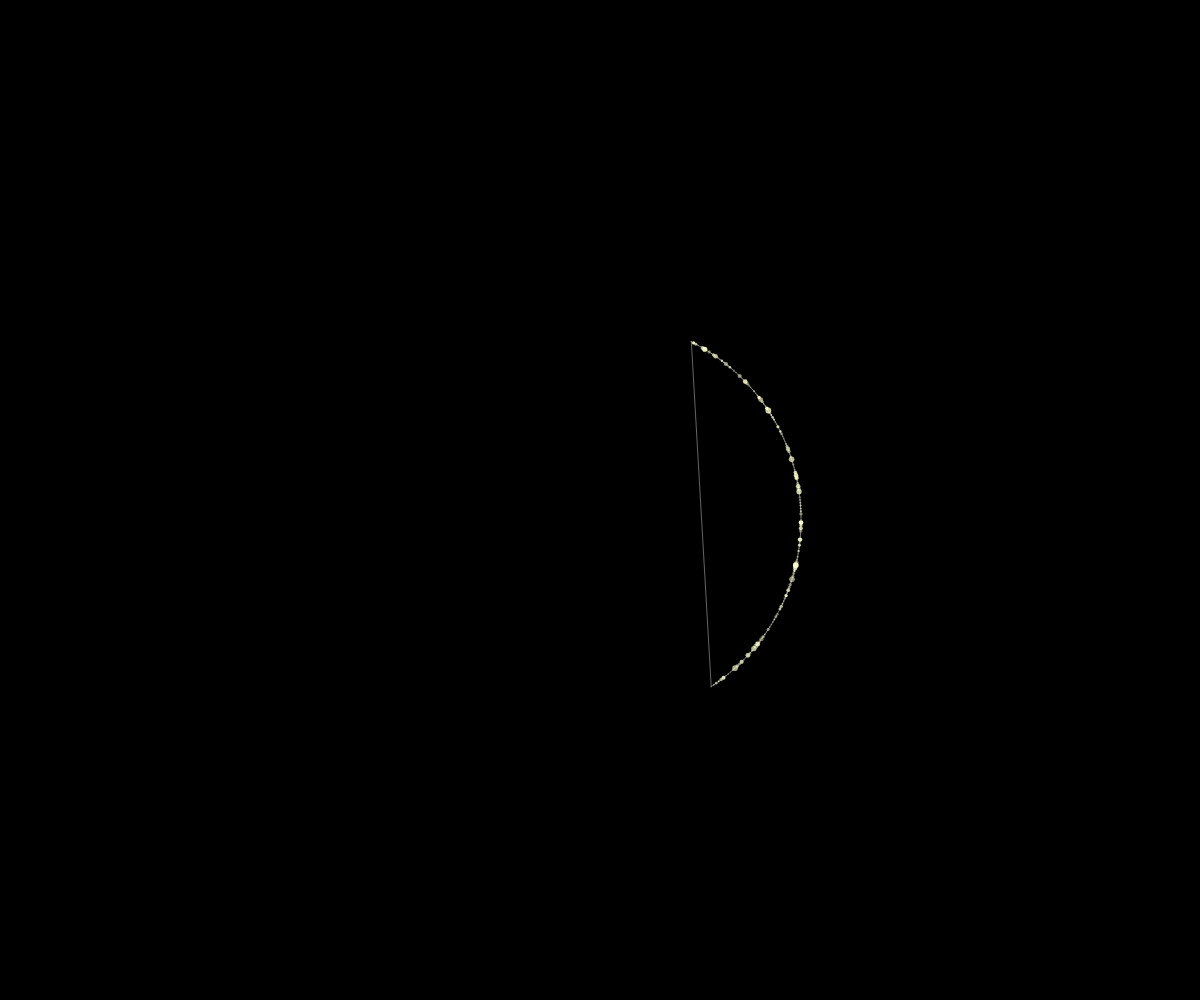
Frame 1 (no input)
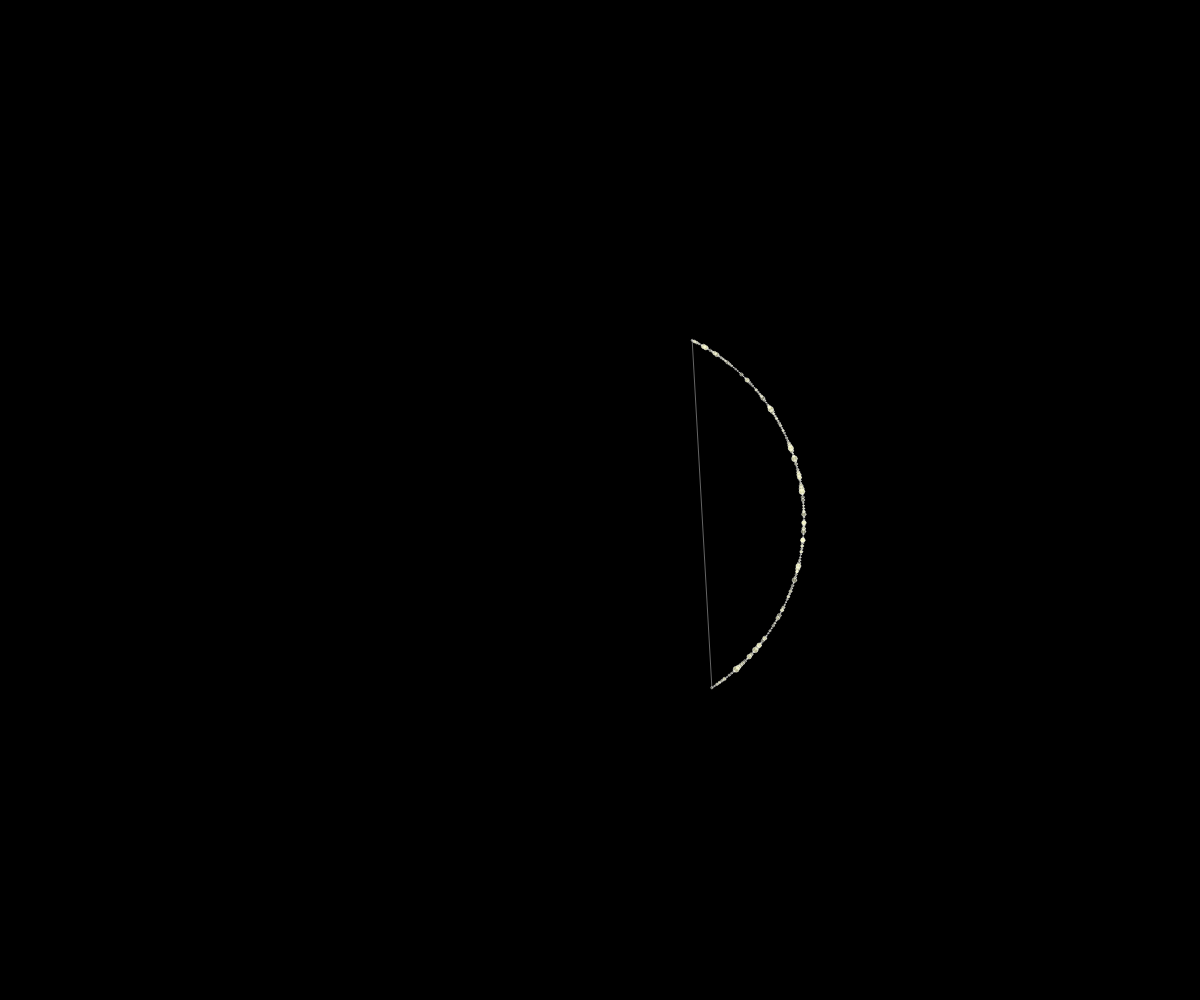
Frame 60 (no input)
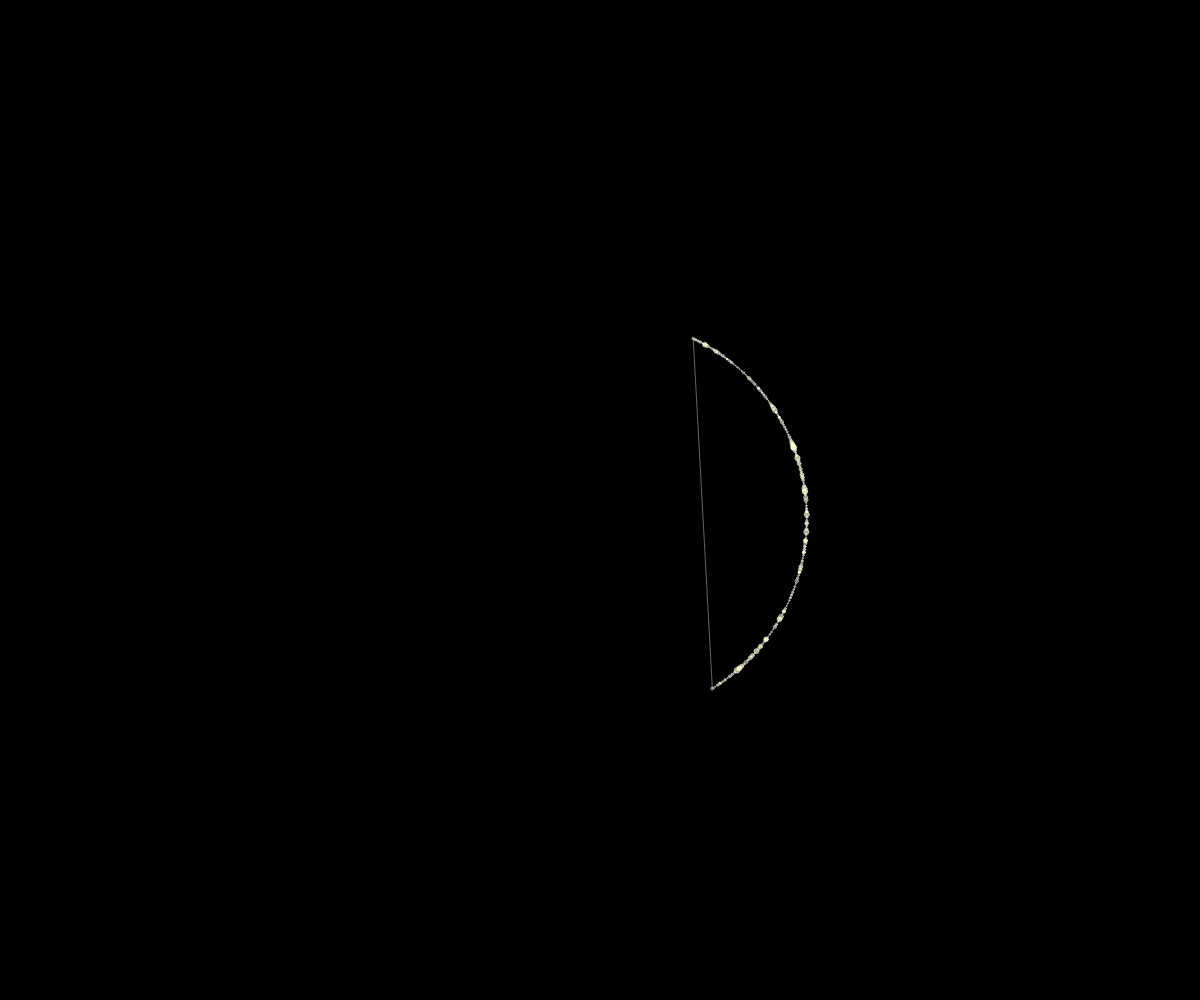
Frame 120 (the mouse pressed at the canvas centre since frame 60)

The p5.js sketch that drew these frames (run headless with seeded random() and noise() and a simulated clock; from frame 60 on, the mouse is pressed at the canvas centre):

// p5.js sketch
// ── sketch.js
let dots = [];
let numDots = 150;
let arcRadius = 200;
let centerX, centerY;
let time = 0;

function setup() {
  createCanvas(windowWidth, windowHeight);
  noStroke();
  centerX = width / 2;
  centerY = height / 2;
  
  // Create dots in a symmetrical arc pattern
  for (let i = 0; i < numDots; i++) {
    let angle = map(i, 0, numDots, -PI/3, PI/3);
    let x = centerX + cos(angle) * arcRadius;
    let y = centerY + sin(angle) * arcRadius;
    dots.push({
      x: x,
      y: y,
      originalX: x,
      originalY: y,
      angle: angle,
      size: random(2, 6),
      brightness: random(150, 255),
      phase: random(TWO_PI)
    });
  }
}

function draw() {
  background(0);
  
  time += 0.005;
  
  // Update and display dots
  for (let dot of dots) {
    // Gentle pulsing motion
    let pulse = sin(time * 2 + dot.phase) * 0.3 + 0.7;
    
    // Slow arc shifting
    let shift = sin(time * 0.5 + dot.angle) * 20;
    
    // Apply transformations
    let x = dot.originalX + shift * cos(dot.angle);
    let y = dot.originalY + shift * sin(dot.angle);
    
    // Apply pulsing size and brightness
    let size = dot.size * pulse;
    let brightness = dot.brightness * pulse;
    
    fill(255, 255, 200, brightness);
    ellipse(x, y, size);
  }
  
  // Connect dots with lines to form a symmetrical pattern
  stroke(255, 100);
  noFill();
  beginShape();
  for (let dot of dots) {
    let pulse = sin(time * 2 + dot.phase) * 0.3 + 0.7;
    let x = dot.originalX + sin(time * 0.5 + dot.angle) * 20 * cos(dot.angle);
    let y = dot.originalY + sin(time * 0.5 + dot.angle) * 20 * sin(dot.angle);
    vertex(x, y);
  }
  endShape(CLOSE);
}

function windowResized() {
  resizeCanvas(windowWidth, windowHeight);
  centerX = width / 2;
  centerY = height / 2;
  
  // Re-position dots
  for (let i = 0; i < dots.length; i++) {
    let dot = dots[i];
    let angle = map(i, 0, numDots, -PI/3, PI/3);
    dot.originalX = centerX + cos(angle) * arcRadius;
    dot.originalY = centerY + sin(angle) * arcRadius;
  }
}
